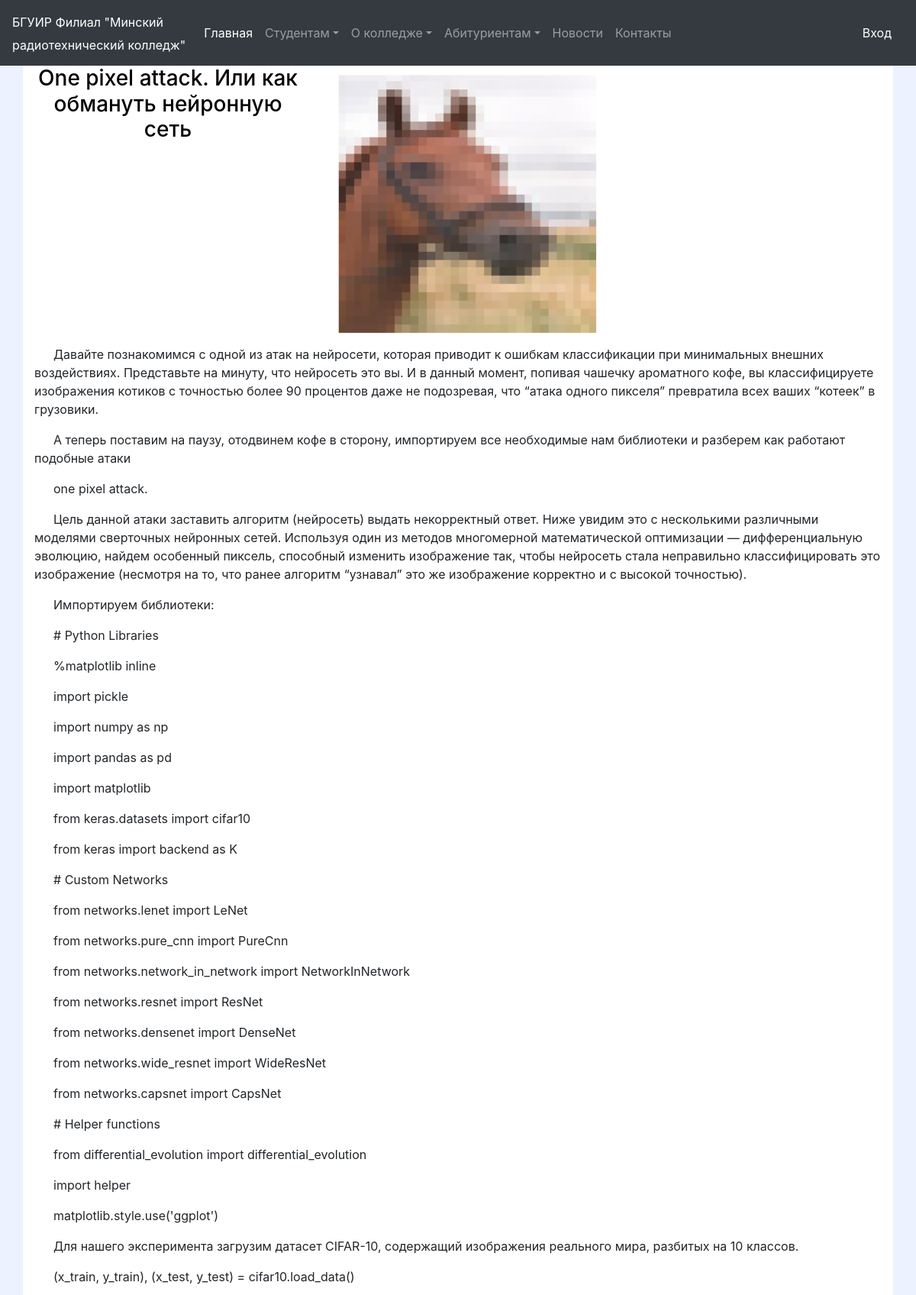
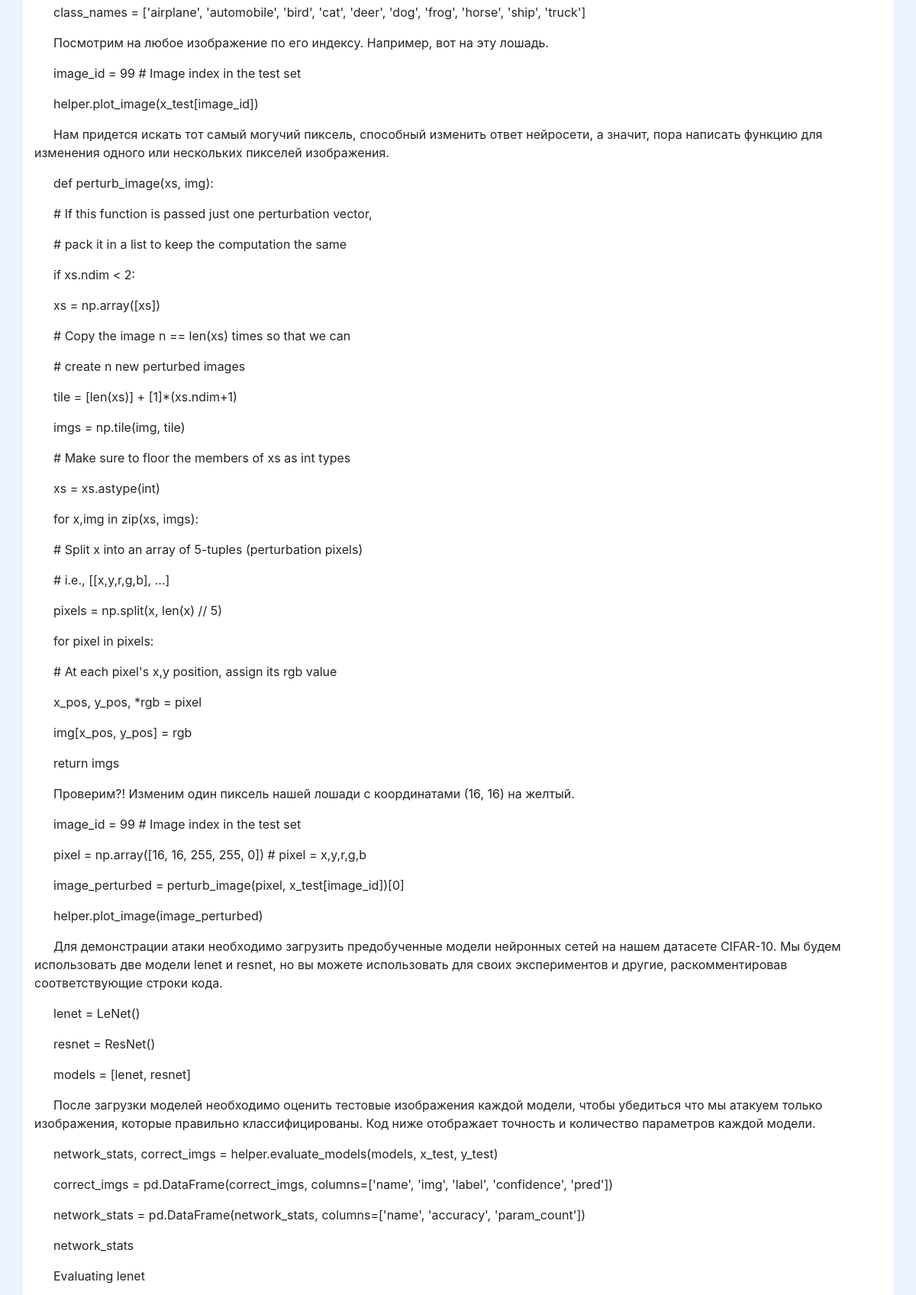
The app's page /all_news/3/ (upper part) with its own data (2 pictures, top to bottom).
### news_app/models.py (models this page shows, shortened)
class Article(models.Model):
    article_title = models.CharField(
        verbose_name='Название статьи',
        max_length=200,
    )
    article_text = models.TextField(
        verbose_name='Текст статьи',
    )
    date_release = models.DateTimeField(
        verbose_name='Дата создания статьи'
    )
    photo = models.ImageField(
        verbose_name='Фотография',
        upload_to='news_app/image/',
        default=None,
        blank=True,
        null=True,
    )
    class Meta:
        verbose_name = 'Статья'
        verbose_name_plural = 'Статьи'

### news_app/views.py (the view)
# urls.py: path('all_news/<int:article_id>/', news, name='news'),
def news(request, article_id):
    try:
        article = Article.objects.get(id=article_id)
    except:
        raise Http404('Страница не найдена')
    list_context = article.article_text.split('\n')
    list_comments = article.comment_set.order_by('-id')
    return render(request, 'news_app/news.html', context={'article': article, 'list_context': list_context, 'list_comments': list_comments})

### news_app/templates/news_app/news.html (shortened to what this page needs)
{% extends 'main_app/base.html' %}
{% load static %}
{% block content %}
    <div class="container" style="background: #FFFFFF">
        {% if article.photo %}
        <div class="row">
            <div class="col-lg-4">
               <h3 class="center_black_text">{{ article.article_title }}</h3>
            </div>
            <div class="col-lg-8">
                <img src="{{ article.photo.url }}">
            </div>
        </div>
        {% else %}
            <div class="row">
                <div class="col-lg-12">
                   <h3 class="center_black_text">{{ article.article_title }}</h3>
                </div>
            </div>
        {% endif %}
        <div class="row">
            <div class="col-lg-12">
               {% for item in list_context %}
                    <p class="history_page_indent">{{ item }}</p>
                {% endfor %}
            </div>
        </div>
        <br>
    </div>
{% endblock %}

### main_app/static/main_app/css/styles.css (style rules this page uses)
p.history_page_indent { text-indent: 25px; text-align-all: center; }
.center_black_text { text-align: center; color: #000000; }

### records on screen
Article: article_title "One pixel attack. Или как обмануть нейронную сеть", photo (picture)

### other values on screen
{{ item }} "А теперь поставим на паузу, отодвинем кофе в сторону, импортируем все необходимые нам библиотеки и разберем как работают подобные атаки" "one pixel attack." "Импортируем библиотеки:" "# Python Libraries" "%matplotlib inline" "import pickle" "import numpy as np" "import pandas as pd" "import matplotlib" "from keras.datasets import cifar10" "from keras import backend as K" "# Custom Networks" "from networks.lenet import LeNet" "from networks.pure_cnn import PureCnn" "from networks.network_in_network import NetworkInNetwork" "from networks.resnet import ResNet" "from networks.densenet import DenseNet" "from networks.wide_resnet import WideResNet" "from networks.capsnet import CapsNet" "# Helper functions" "from differential_evolution import differential_evolution" "import helper" "matplotlib.style.use('ggplot')" "Для нашего эксперимента загрузим датасет CIFAR-10, содержащий изображения реального мира, разбитых на 10 классов." "(x_train, y_train), (x_test, y_test) = cifar10.load_data()" "class_names = ['airplane', 'automobile', 'bird', 'cat', 'deer', 'dog', 'frog', 'horse', 'ship', 'truck']" "Посмотрим на любое изображение по его индексу. Например, вот на эту лошадь." "image_id = 99 # Image index in the test set" "helper.plot_image(x_test[image_id])" "Нам придется искать тот самый могучий пиксель, способный изменить ответ нейросети, а значит, пора написать функцию для изменения одного или нескольких пикселей изображения." "def perturb_image(xs, img):" "# If this function is passed just one perturbation vector," "# pack it in a list to keep the computation the same" "if xs.ndim < 2:" "xs = np.array([xs])" "# Copy the image n == len(xs) times so that we can" "# create n new perturbed images" "tile = [len(xs)] + [1]*(xs.ndim+1)" "imgs = np.tile(img, tile)" "# Make sure to floor the members of xs as int types" "xs = xs.astype(int)" "for x,img in zip(xs, imgs):" "# Split x into an array of 5-tuples (perturbation pixels)" "# i.e., [[x,y,r,g,b], ...]" "pixels = np.split(x, len(x) // 5)" "for pixel in pixels:" "# At each pixel's x,y position, assign its rgb value" "x_pos, y_pos, *rgb = pixel" "img[x_pos, y_pos] = rgb" "return imgs" "Проверим?! Изменим один пиксель нашей лошади с координатами (16, 16) на желтый." "image_id = 99 # Image index in the test set" "pixel = np.array([16, 16, 255, 255, 0]) # pixel = x,y,r,g,b" "image_perturbed = perturb_image(pixel, x_test[image_id])[0]" "helper.plot_image(image_perturbed)" "lenet = LeNet()" "resnet = ResNet()" "models = [lenet, resnet]" "network_stats, correct_imgs = helper.evaluate_models(models, x_test, y_test)" "correct_imgs = pd.DataFrame(correct_imgs, columns=['name', 'img', 'label', 'confidence', 'pred'])" "network_stats = pd.DataFrame(network_stats, columns=['name', 'accuracy', 'param_count'])" "network_stats" "Evaluating lenet"
